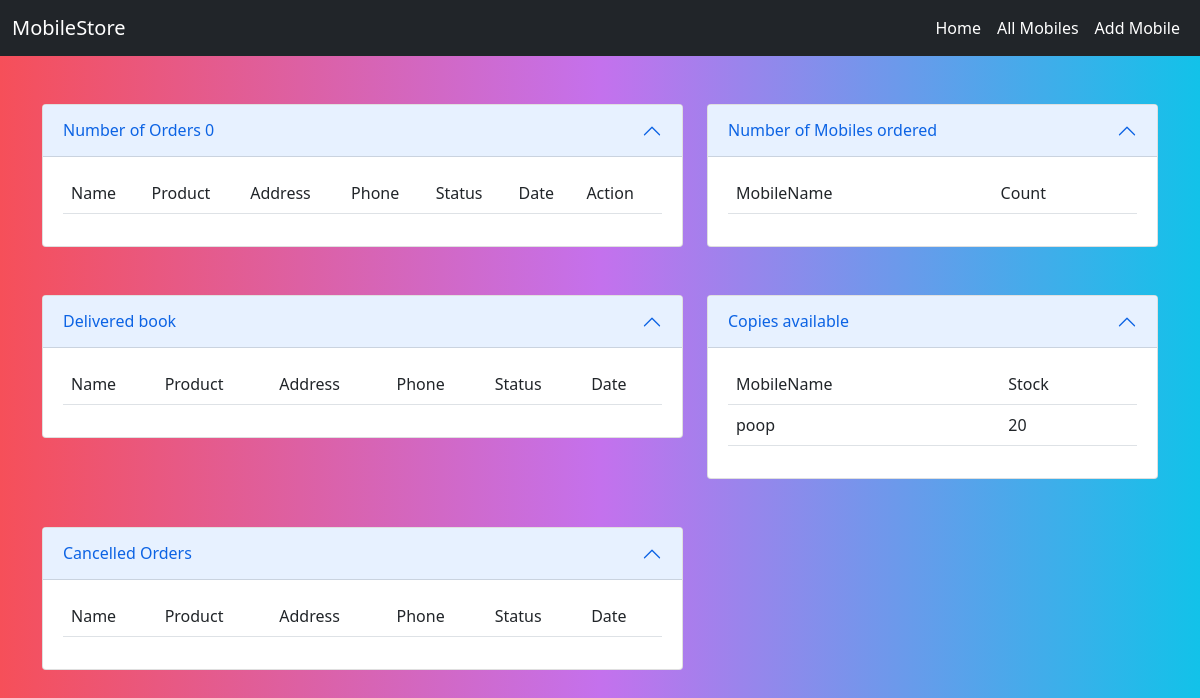
Page /owner/ on the earlier database version.
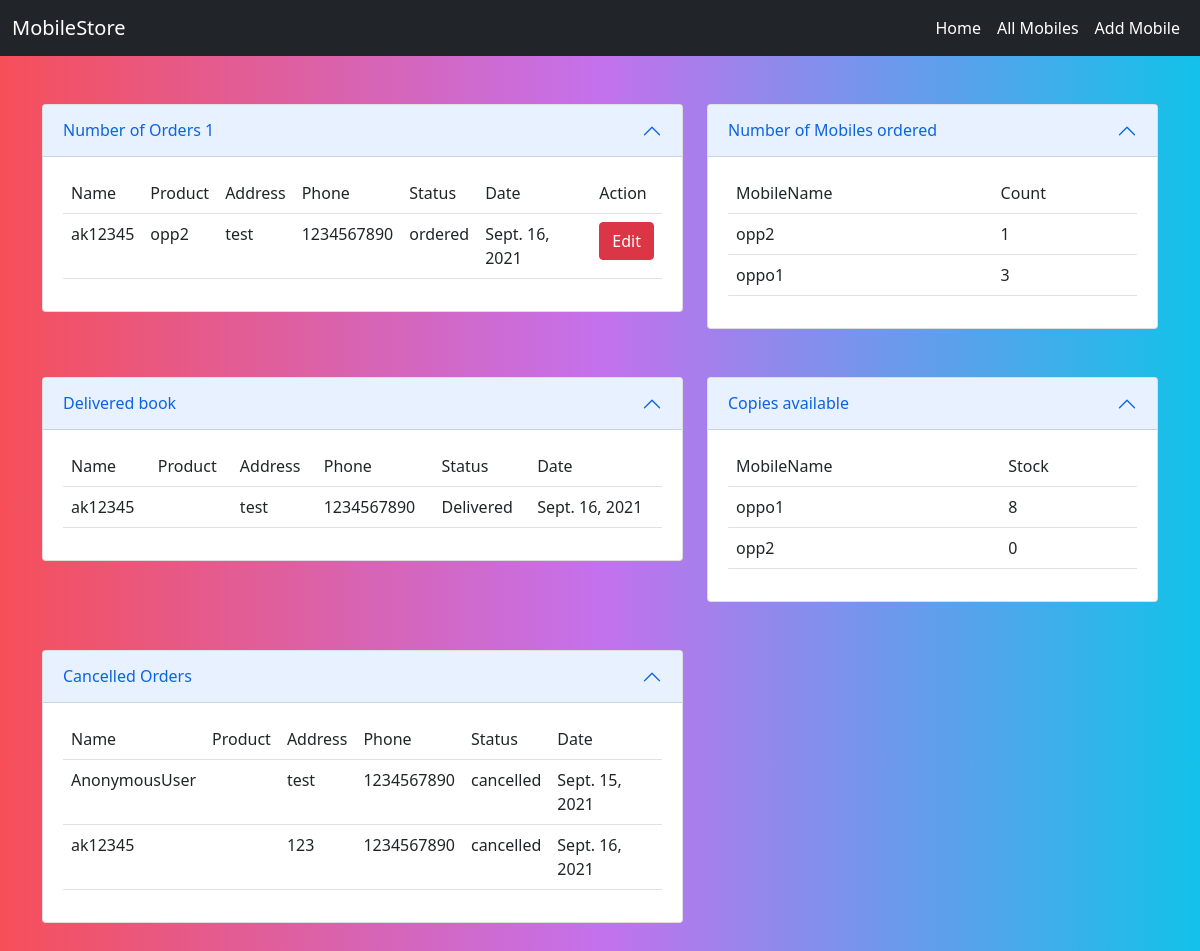
Same page on the later database version.
### owner/models.py (models this page shows, shortened)
class Mobiles(models.Model):
    mobile_name = models.CharField(max_length=100, unique=True)
    model = models.CharField(max_length=100, unique=True)
    company = models.CharField(max_length=100)
    price = models.PositiveIntegerField()
    stock = models.PositiveIntegerField()
    image = models.ImageField(upload_to='images', null=True)

class Order(models.Model):
    products = models.ForeignKey(Mobiles, on_delete=models.CASCADE)
    user = models.CharField(max_length=30)
    address = models.CharField(max_length=120)
    options = (
        ('Delivered', 'Delivered'),
        ('intransit', 'intransit'),
        ('ordered', 'ordered'),
        ('cancelled', 'cancelled'),
    )
    phone = models.CharField(max_length=12, null=True)
    status = models.CharField(max_length=20, choices=options, default='ordered')
    expected_delivery_date = models.DateField(null=True, default=edd)

### owner/views.py (the view)
# urls.py: path('', views.dashboard, name='dashboard'),
def dashboard(request):
    orders = Order.objects.filter(status="ordered")
    mobile = Order.objects.values("products__mobile_name").annotate(count=Count('products'))
    deliver = Order.objects.filter(status="Delivered")
    cancel = Order.objects.filter(status="cancelled")
    copie = Mobiles.objects.all()
    context = {'orders': orders, 'reports': mobile, 'delivers': deliver, 'cancelled': cancel, 'copies': copie}
    return render(request, 'dashboard.html', context)

### owner/templates/dashboard.html (shortened to what the changed rows need)
<!DOCTYPE html>
{%extends 'main.html'%}
{%block body_block%}
<div class="row">
    <div class="col-lg-7">
        <div class="accordion-item">
            <h2 class="accordion-header" id="headingOne">
                <button class="accordion-button" type="button" data-bs-toggle="collapse"
                        data-bs-target="#collapseOne" aria-expanded="true" aria-controls="collapseOne">
                    Number of Orders {{orders|length}}
                </button>
            </h2>
            <div id="collapseOne" class="accordion-collapse collapse show" aria-labelledby="headingOne"
                 data-bs-parent="#accordionExample">
                <div class="accordion-body">
                    <table class="table">
                        {%for order in orders%}
                        <tr>
                            <td>{{order.user}}</td>
                            <td>{{order.products.mobile_name}}</td>
                            <td>{{order.address}}</td>
                            <td>{{order.phone}}</td>
                            <td>{{order.status}}</td>
                            <td>{{order.expected_delivery_date}}</td>
                            <td><a href="{%url 'orderedit' order.id%}" class="btn btn-danger">Edit</a></td>
                        </tr>
                        {%endfor%}
                    </table>
                </div>
            </div>
        </div>
    </div>
    <div class="col-lg-5">
        <div class="accordion-item">
            <h2 class="accordion-header" id="headingOn">
                <button class="accordion-button" type="button" data-bs-toggle="collapse"
                        data-bs-target="#collapseOn" aria-expanded="true" aria-controls="collapseOn">
                    Number of Mobiles ordered
                </button>
            </h2>
            <div id="collapseOn" class="accordion-collapse collapse show" aria-labelledby="headingOn"
                 data-bs-parent="#accordionExample">
                <div class="accordion-body">
                    <table class="table">
                        {%for report in reports%}
                        <tr>
                            <td>{{report.products__mobile_name}}</td>
                            <td>{{report.count}}</td>
                        </tr>
                        {%endfor%}
                    </table>
                </div>
            </div>
        </div>
    </div>
</div>
<div class="row mt-5">
    <div class="col-lg-7">
        <div class="accordion-item">
            <h2 class="accordion-header" id="heading1">
                <button class="accordion-button" type="button" data-bs-toggle="collapse" data-bs-target="#collapse1"
                        aria-expanded="true" aria-controls="collapse1">
                    Delivered book
                </button>
            </h2>
            <div id="collapse1" class="accordion-collapse collapse show" aria-labelledby="heading1"
                 data-bs-parent="#accordionExample">
                <div class="accordion-body">
                    <table class="table">
                        {%for deliver in delivers%}
                        <tr>
                            <td>{{deliver.user}}</td>
                            <td>{{deliver.products.book_name}}</td>
                            <td>{{deliver.address}}</td>
                            <td>{{deliver.phone}}</td>
                            <td>{{deliver.status}}</td>
                            <td>{{deliver.expected_delivery_date}}</td>
                        </tr>
                        {%endfor%}
                    </table>
                </div>
            </div>
        </div>
    </div>
    <div class="col-lg-5">
        <div class="accordion-item">
            <h2 class="accordion-header" id="headingO">
                <button class="accordion-button" type="button" data-bs-toggle="collapse" data-bs-target="#collapseO"
                        aria-expanded="true" aria-controls="collapseO">
                    Copies available
                </button>
            </h2>
            <div id="collapseO" class="accordion-collapse collapse show" aria-labelledby="headingO"
                 data-bs-parent="#accordionExample">
                <div class="accordion-body">
                    <table class="table">
                        {%for copie in copies%}
                        <tr>
                            <td>{{copie.mobile_name}}</td>
                            <td>{{copie.stock}}</td>
                        </tr>
                        {%endfor%}
                    </table>
                </div>
            </div>
        </div>
    </div>
</div>
<div class="row mt-5">
    <div class="col-lg-7">
        <div class="accordion-item">
            <h2 class="accordion-header" id="heading12">
                <button class="accordion-button" type="button" data-bs-toggle="collapse" data-bs-target="#collapse12"
                        aria-expanded="true" aria-controls="collapse12">
                    Cancelled Orders
                </button>
            </h2>
            <div id="collapse12" class="accordion-collapse collapse show" aria-labelledby="heading12"
                 data-bs-parent="#accordionExample">
                <div class="accordion-body">
                    <table class="table">
                        {%for deliver in cancelled%}
                        <tr>
                            <td>{{deliver.user}}</td>
                            <td>{{deliver.products.book_name}}</td>
                            <td>{{deliver.address}}</td>
                            <td>{{deliver.phone}}</td>
                            <td>{{deliver.status}}</td>
                            <td>{{deliver.expected_delivery_date}}</td>
                        </tr>
                        {%endfor%}
                    </table>
                </div>
            </div>
        </div>
    </div>
</div>
{%endblock%}

Differences in the rows shown:
removed Mobiles: mobile_name "poop", stock "20"
added Order: user "ak12345", products.mobile_name "opp2", address "test", phone "1234567890", status "ordered", expected_delivery_date "Sept. 16, 2021", shown under "Number of Orders 1"
added Order: user "ak12345", address "test", phone "1234567890", status "Delivered", expected_delivery_date "Sept. 16, 2021", shown under "Delivered book"
added Mobiles: mobile_name "oppo1", stock "8"
added Mobiles: mobile_name "opp2", stock "0"
added Order: user "AnonymousUser", address "test", phone "1234567890", status "cancelled", expected_delivery_date "Sept. 15, 2021", shown under "Cancelled Orders"
added Order: user "ak12345", address "123", phone "1234567890", status "cancelled", expected_delivery_date "Sept. 16, 2021", shown under "Cancelled Orders"
Other differences:
{{ orders|length }}: "0" → "1"
new list line: "opp2 1"
new list line: "oppo1 3"
